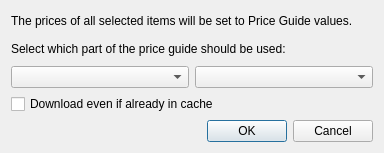
<ui version="4.0" >
 <class>SetToPriceGuideDialog</class>
 <widget class="QDialog" name="SetToPriceGuideDialog" >
  <property name="geometry" >
   <rect>
    <x>0</x>
    <y>0</y>
    <width>384</width>
    <height>153</height>
   </rect>
  </property>
  <property name="windowTitle" >
   <string>Set To Price Guide</string>
  </property>
  <layout class="QVBoxLayout" name="verticalLayout" >
   <item>
    <widget class="QLabel" name="label" >
     <property name="text" >
      <string>The prices of all selected items will be set to Price Guide values.&lt;br />&lt;br />Select which part of the price guide should be used:</string>
     </property>
    </widget>
   </item>
   <item>
    <layout class="QHBoxLayout" name="horizontalLayout" >
     <item>
      <widget class="QComboBox" name="w_type_time" />
     </item>
     <item>
      <widget class="QComboBox" name="w_type_price" />
     </item>
    </layout>
   </item>
   <item>
    <widget class="QCheckBox" name="w_force_update" >
     <property name="text" >
      <string>Download even if already in cache</string>
     </property>
    </widget>
   </item>
   <item>
    <widget class="QDialogButtonBox" name="w_buttons" >
     <property name="orientation" >
      <enum>Qt::Horizontal</enum>
     </property>
     <property name="standardButtons" >
      <set>QDialogButtonBox::Cancel|QDialogButtonBox::Ok</set>
     </property>
    </widget>
   </item>
  </layout>
 </widget>
 <includes/>
 <resources/>
 <connections>
  <connection>
   <sender>w_buttons</sender>
   <signal>accepted()</signal>
   <receiver>SetToPriceGuideDialog</receiver>
   <slot>accept()</slot>
   <hints>
    <hint type="sourcelabel" >
     <x>248</x>
     <y>254</y>
    </hint>
    <hint type="destinationlabel" >
     <x>157</x>
     <y>274</y>
    </hint>
   </hints>
  </connection>
  <connection>
   <sender>w_buttons</sender>
   <signal>rejected()</signal>
   <receiver>SetToPriceGuideDialog</receiver>
   <slot>reject()</slot>
   <hints>
    <hint type="sourcelabel" >
     <x>316</x>
     <y>260</y>
    </hint>
    <hint type="destinationlabel" >
     <x>286</x>
     <y>274</y>
    </hint>
   </hints>
  </connection>
 </connections>
</ui>
